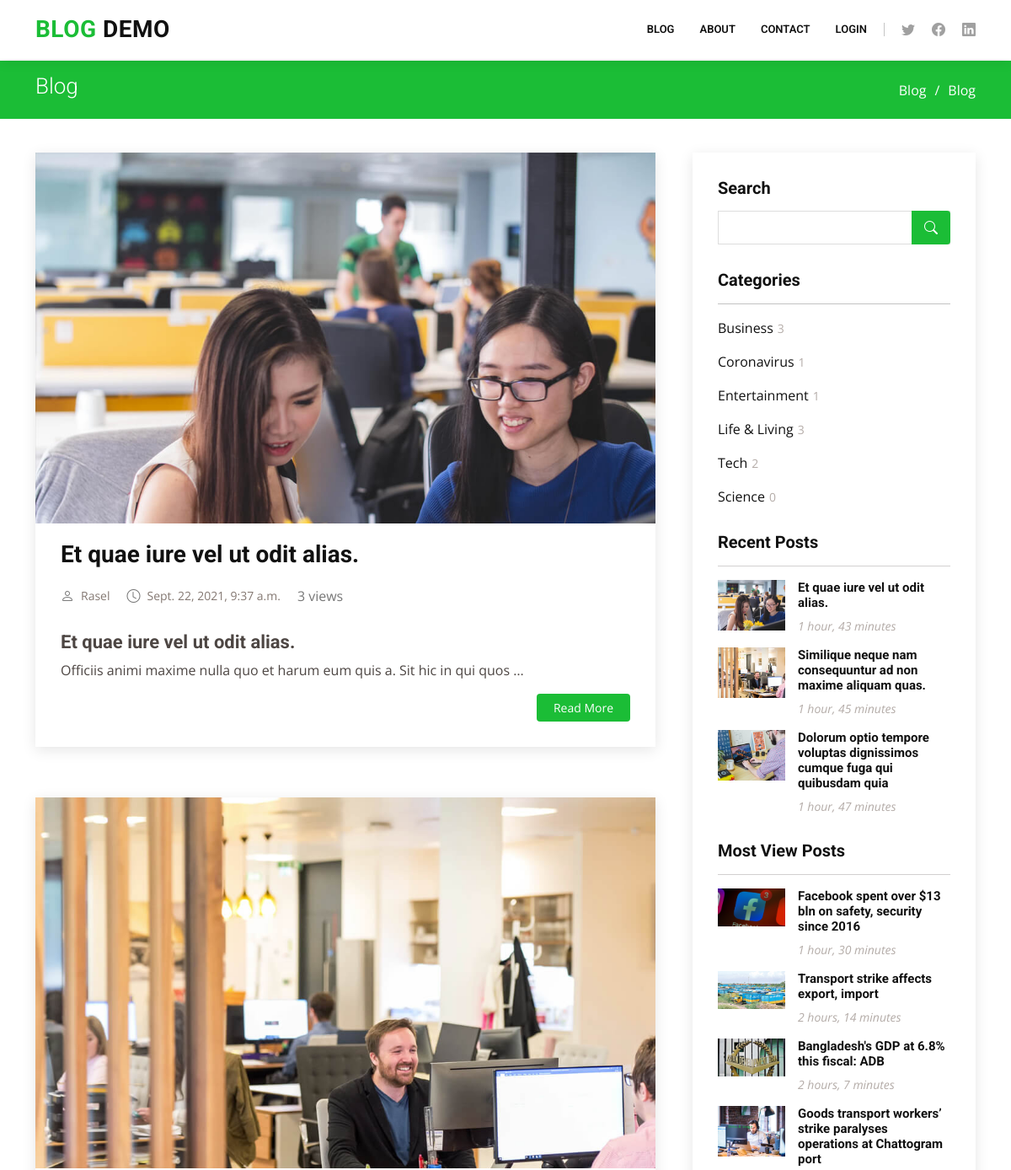
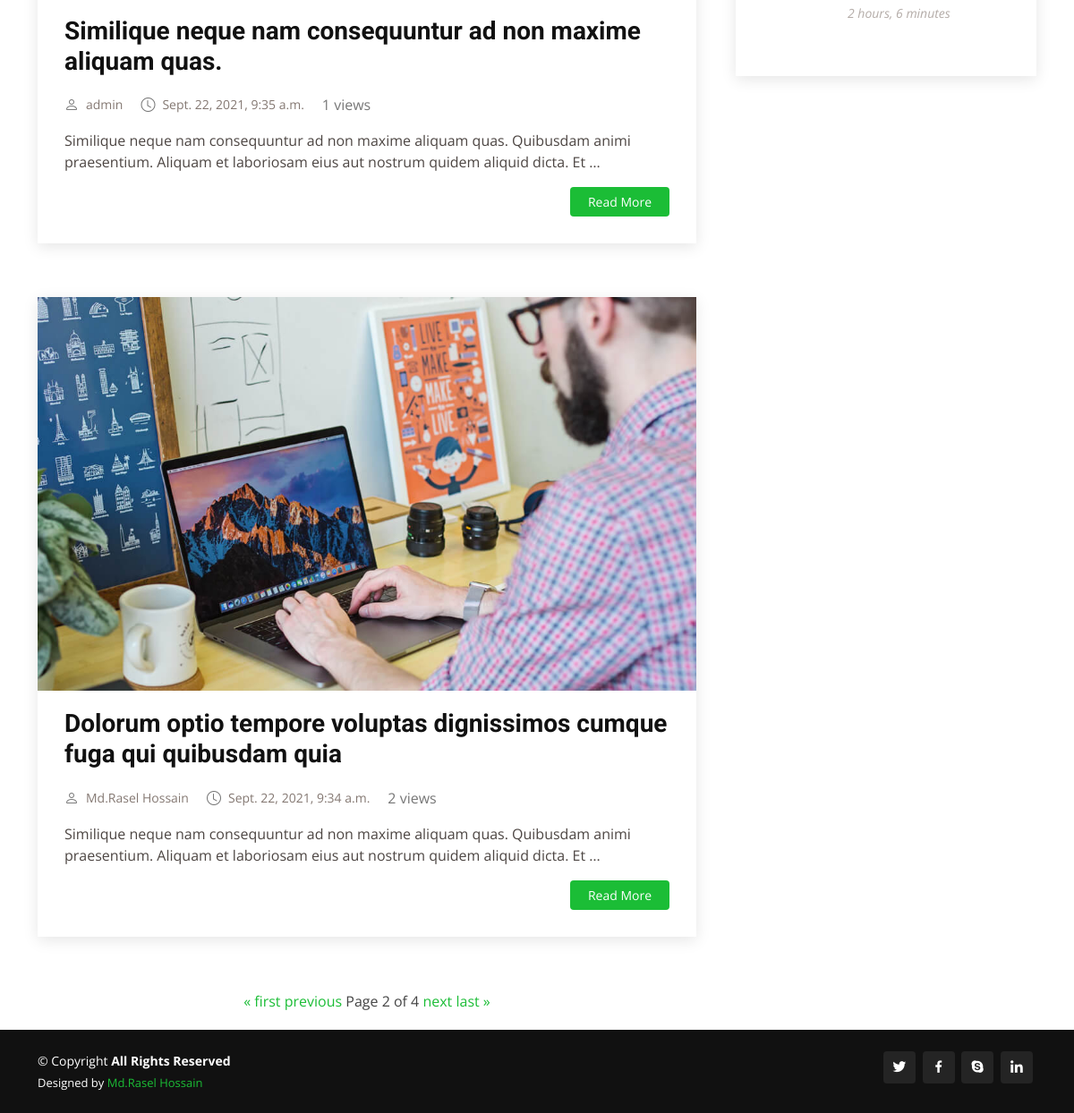
Screenshot of /blog/?page=2 with the database file from the repository (2 pictures, top to bottom).
### blog/models.py (models this page shows, shortened)
class post(models.Model):
	sno 		= models.AutoField(primary_key= True)
	category   	= models.ForeignKey(Category, related_name='post', on_delete=models.CASCADE)
	created_by  = models.ForeignKey(User, related_name='post_creator', on_delete=models.CASCADE, default='admin')
	author 		= models.CharField(max_length=255, default='admin')
	postimage 	= models.ImageField(upload_to='image/', default='default/blog-1.jpg')
	title 		= models.CharField(max_length=255)
	slug        = models.CharField(max_length=255, unique=True)
	views 		= models.IntegerField(default=0) 	# For total view count
	content 	= models.TextField(max_length=10000, blank=False)
	timestamp 	= models.DateTimeField(auto_now_add=True, blank=True)

class Category(models.Model):
    name = models.CharField(max_length=255, db_index=True)
    slug = models.SlugField(max_length=255, unique=True)
    class Meta:
        verbose_name_plural = 'categories'
    def get_absolute_url(self):
        return reverse('blog:category_list', args=[self.slug])

### blog/views.py (the view)
# urls.py: path('', views.bloghome, name='bloghome'),
def bloghome(request):
	all_data 	= post.objects.all().order_by('-timestamp') # Descending er samne - dilet hoy. ascending er name likley hy.
	paginator  	= Paginator(all_data, 3) # Pagination part, Show 3 post per page.
	page_number = request.GET.get('page') # Pagination, this 'page' come form template page
	page_obj 	= paginator.get_page(page_number) # Pagination part, good site= https://www.ordinarycoders.com/blog/article/django-pagination
	most_view 	= post.objects.all().order_by('-views') # Most view part
	cat 	 	= Category.objects.all() # for categorys show
	context ={
		'blog_all':page_obj, # All data and Pagination part
		'categorys':cat,
		'mView':most_view # Most view part
	}
	return render(request, 'blog/blog.html', context)

### template/blog/blog.html
{% block header %}
    {% include  'common/header.html' %}
{% endblock header %}
{% load static %}
  <main id="main">
    <section id="breadcrumbs" class="breadcrumbs">
      <div class="container">
        <div class="d-flex justify-content-between align-items-center">
          <h2>Blog</h2>
          <ol>
            <li><a href="/blog">Blog</a></li>
            <li>Blog</li>
          </ol>
        </div>
      </div>
    </section>
    <section id="blog" class="blog">
      <div class="container" data-aos="fade-up">
        <div class="row">
          <div class="col-lg-8 entries">
        {% for obj in blog_all|slice:":3" %}
            <article class="entry">
              <div class="entry-img">
                <img src="{{obj.postimage.url }}" alt="" class="img-fluid">
              </div>
              <h2 class="entry-title">
                <a href="/blog/{{obj.slug}}">{{ obj.title|truncatewords:18 }}</a>
              </h2>
              <div class="entry-meta">
                <ul>
                  <li class="d-flex align-items-center"><i class="bi bi-person"></i> <a href="blog-single.html">{{obj.author}}</a></li>
                  <li class="d-flex align-items-center"><i class="bi bi-clock"></i> <a href="blog-single.html"><time>{{obj.timestamp}}</time></a></li>
                  <li class="d-flex align-items-center"><span > {{obj.views}} views</span></li>
                </ul>
              </div>
              <div class="entry-content">
                <p>{{ obj.content|truncatewords:22|safe }}</p>
                <div class="read-more">
                  <a href="{{obj.slug}}">Read More</a>
                </div>
              </div>
            </article>
        {% endfor %}
            <div class="blog-pagination">
              <ul class="justify-content-center">
                <span class="step-links">
                  {% if blog_all.has_previous %}
                      <a href="?page=1">&laquo; first</a>
                      <a href="?page={{ blog_all.previous_page_number }}">previous</a>
                  {% endif %}
                    <span class="current">
                        Page {{ blog_all.number }} of {{ blog_all.paginator.num_pages }}
                    </span>
                  {% if blog_all.has_next %}
                      <a href="?page={{ blog_all.next_page_number }}">next</a>
                      <a href="?page={{ blog_all.paginator.num_pages }}">last &raquo;</a>
                  {% endif %}
                </span>
              </ul>
            </div>
          </div>
          <div class="col-lg-4">
            <div class="sidebar">
              <h3 class="sidebar-title">Search</h3>
              <div class="sidebar-item search-form">
                <form method="GET" action="/search">
                  <input type="text" name="q" id="query">
                  <button type="submit"><i class="bi bi-search"></i></button>
                </form>
              </div>
              <h3 class="sidebar-title">Categories <hr></h3>
              <div class="sidebar-item categories">
              {% for cat in categorys %}
                <ul>
                  <li><a href="{{cat.get_absolute_url}}">{{ cat.name }}<span>{{ cat.post.count }}</span></a></li>
                </ul>
              {% endfor %}
              </div>
              <h3 class="sidebar-title">Recent Posts</h3>
              <hr>
              <div class="sidebar-item recent-posts">
                {% for obj in blog_all|slice:":4" %}
                <div class="post-item clearfix">
                  <img src="{{obj.postimage.url }}" alt="">
                  <h4><a href="/blog/{{obj.slug}}">{{ obj.title|truncatewords:12 }}</a></h4>
                  <time>{{ obj.timestamp|timesince }}</time>
                </div>
                {% endfor %}
              </div>
              <h3 class="sidebar-title">Most View Posts</h3>
              <hr>
              <div class="sidebar-item recent-posts">
                {% for obj in mView|slice:":4" %}
                <div class="post-item clearfix">
                  <img src="{{obj.postimage.url }}" alt="">
                  <h4><a href="/blog/{{obj.slug}}">{{ obj.title|truncatewords:12 }}</a></h4>
                  <time>{{ obj.timestamp|timesince }}</time>
                </div>
                {% endfor %}
              </div>
            </div>
          </div>
        </div>
      </div>
    </section>
  </main>
{% block footer %}
    {% include  'common/footer.html' %}
{% endblock footer %}

### static/css/style.css (style rules this page uses)
body { font-family: "Open Sans", sans-serif; color: #4d4643; }
a { color: #1bbd36; text-decoration: none; }
h1, h2, h3, h4, h5, h6 { font-family: "Roboto", sans-serif; }
section { padding: 60px 0; overflow: hidden; }
.breadcrumbs { padding: 15px 0; background: #1bbd36; min-height: 40px; margin-top: 72px; }
.breadcrumbs h2 { font-size: 26px; font-weight: 300; color: #fff; }
.breadcrumbs ol { display: flex; flex-wrap: wrap; list-style: none; padding: 0; margin: 0; color: #fff; }
.breadcrumbs ol a { color: #fff; }
.breadcrumbs ol li + li { padding-left: 10px; }
.breadcrumbs ol li + li::before { display: inline-block; padding-right: 10px; color: #fff; content: "/"; }
.blog { padding: 40px 0 20px 0; }
.blog .entry { padding: 30px; margin-bottom: 60px; box-shadow: 0 4px 16px rgba(0, 0, 0, 0.1); }
.blog .entry .entry-img { max-height: 440px; margin: -30px -30px 20px -30px; overflow: hidden; }
.blog .entry .entry-title { font-size: 28px; font-weight: bold; padding: 0; margin: 0 0 20px 0; }
.blog .entry .entry-title a { color: #111; transition: 0.3s; }
.blog .entry .entry-meta { margin-bottom: 15px; color: #777777; }
.blog .entry .entry-meta ul { display: flex; flex-wrap: wrap; list-style: none; align-items: center; padding: 0; margin: 0; }
.blog .entry .entry-meta ul li + li { padding-left: 20px; }
.blog .entry .entry-meta i { font-size: 16px; margin-right: 8px; line-height: 0; }
.blog .entry .entry-meta a { color: #847872; font-size: 14px; display: inline-block; line-height: 1; }
.blog .entry .entry-content p { line-height: 24px; }
.blog .entry .entry-content .read-more { -moz-text-align-last: right; text-align-last: right; }
.blog .entry .entry-content .read-more a { display: inline-block; background: #1bbd36; color: #fff; padding: 6px 20px; transition: 0.3s; font-size: 14px; border-radius: 4px; }
.blog .entry .entry-content h3 { font-size: 22px; margin-top: 30px; font-weight: bold; }
.blog .blog-pagination { color: #444444; }
.blog .blog-pagination ul { display: flex; padding: 0; margin: 0; list-style: none; }
.blog .sidebar { padding: 30px; margin: 0 0 60px 20px; box-shadow: 0 4px 16px rgba(0, 0, 0, 0.1); }
.blog .sidebar .sidebar-title { font-size: 20px; font-weight: 700; padding: 0 0 0 0; margin: 0 0 15px 0; color: #111; position: relative; }
.blog .sidebar .sidebar-item { margin-bottom: 30px; }
.blog .sidebar .search-form form { background: #fff; border: 1px solid #ddd; padding: 3px 10px; position: relative; }
.blog .sidebar .search-form form input[type="text"] { border: 0; padding: 4px; border-radius: 4px; width: calc(100% - 40px); }
.blog .sidebar .search-form form button { position: absolute; top: 0; right: 0; bottom: 0; border: 0; background: none; font-size: 16px; padding: 0 15px; margin: -1px; background: #1bbd36; color: #fff; transition: 0.3s; border-radius: 0 4px 4px 0; line-height: 0; }
.blog .sidebar .search-form form button i { line-height: 0; }
.blog .sidebar .categories ul { list-style: none; padding: 0; }
.blog .sidebar .categories ul a { color: #111; transition: 0.3s; }
.blog .sidebar .categories ul a span { padding-left: 5px; color: #b4aca8; font-size: 14px; }
.blog .sidebar .recent-posts .post-item + .post-item { margin-top: 15px; }
.blog .sidebar .recent-posts img { width: 80px; float: left; }
.blog .sidebar .recent-posts h4 { font-size: 15px; margin-left: 95px; font-weight: bold; }
.blog .sidebar .recent-posts h4 a { color: #111; transition: 0.3s; }
.blog .sidebar .recent-posts time { display: block; margin-left: 95px; font-style: italic; font-size: 14px; color: #b4aca8; }

### rows the page displays
post: postimage (picture), title "Et quae iure vel ut odit alias.", author "Rasel", timestamp "Sept. 22, 2021, 9:37 a.m.", views "3", content "Et quae iure vel ut odit alias. Officiis animi maxime nulla quo et harum eum quis a. Sit hic in qui quos …", timestamp "1 hour, 43 minutes"
post: postimage (picture), title "Similique neque nam consequuntur ad non maxime aliquam quas.", author "admin", timestamp "Sept. 22, 2021, 9:35 a.m.", views "1", content "Similique neque nam consequuntur ad non maxime aliquam quas. Quibusdam animi praesentium. Aliquam et laboriosam eius aut nostrum quidem aliquid dicta. Et …", timestamp "1 hour, 45 minutes"
post: postimage (picture), title "Dolorum optio tempore voluptas dignissimos cumque fuga qui quibusdam quia", author "Md.Rasel Hossain", timestamp "Sept. 22, 2021, 9:34 a.m.", views "2", content "Similique neque nam consequuntur ad non maxime aliquam quas. Quibusdam animi praesentium. Aliquam et laboriosam eius aut nostrum quidem aliquid dicta. Et …", timestamp "1 hour, 47 minutes"
Category: name "Business", post.count "3"
Category: name "Coronavirus", post.count "1"
Category: name "Entertainment", post.count "1"
Category: name "Life & Living", post.count "3"
Category: name "Tech", post.count "2"
Category: name "Science", post.count "0"
post: postimage (picture), title "Facebook spent over $13 bln on safety, security since 2016", timestamp "1 hour, 30 minutes"
post: postimage (picture), title "Transport strike affects export, import", timestamp "2 hours, 14 minutes"
post: postimage (picture), title "Bangladesh's GDP at 6.8% this fiscal: ADB", timestamp "2 hours, 7 minutes"
post: postimage (picture), title "Goods transport workers’ strike paralyses operations at Chattogram port", timestamp "2 hours, 6 minutes"

### other values shown
{{ blog_all.number }} "2"
{{ blog_all.paginator.num_pages }} "4"
